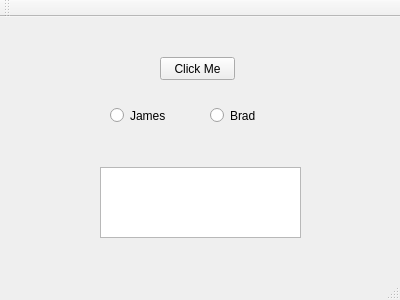
<?xml version="1.0" encoding="UTF-8"?>
<ui version="4.0">
 <class>MainWindow</class>
 <widget class="QMainWindow" name="MainWindow">
  <property name="geometry">
   <rect>
    <x>0</x>
    <y>0</y>
    <width>400</width>
    <height>300</height>
   </rect>
  </property>
  <property name="windowTitle">
   <string>MainWindow</string>
  </property>
  <widget class="QWidget" name="centralWidget">
   <widget class="QPushButton" name="click_me">
    <property name="geometry">
     <rect>
      <x>160</x>
      <y>40</y>
      <width>75</width>
      <height>23</height>
     </rect>
    </property>
    <property name="text">
     <string>Click Me</string>
    </property>
   </widget>
   <widget class="QRadioButton" name="radio_name">
    <property name="geometry">
     <rect>
      <x>110</x>
      <y>90</y>
      <width>82</width>
      <height>17</height>
     </rect>
    </property>
    <property name="text">
     <string>James</string>
    </property>
   </widget>
   <widget class="QTextEdit" name="txt_message">
    <property name="geometry">
     <rect>
      <x>100</x>
      <y>150</y>
      <width>201</width>
      <height>71</height>
     </rect>
    </property>
   </widget>
   <widget class="QRadioButton" name="radio_name2">
    <property name="geometry">
     <rect>
      <x>210</x>
      <y>90</y>
      <width>82</width>
      <height>17</height>
     </rect>
    </property>
    <property name="text">
     <string>Brad</string>
    </property>
   </widget>
  </widget>
  <widget class="QMenuBar" name="menuBar">
   <property name="geometry">
    <rect>
     <x>0</x>
     <y>0</y>
     <width>400</width>
     <height>21</height>
    </rect>
   </property>
  </widget>
  <widget class="QToolBar" name="mainToolBar">
   <attribute name="toolBarArea">
    <enum>TopToolBarArea</enum>
   </attribute>
   <attribute name="toolBarBreak">
    <bool>false</bool>
   </attribute>
  </widget>
  <widget class="QStatusBar" name="statusBar"/>
 </widget>
 <layoutdefault spacing="6" margin="11"/>
 <resources/>
 <connections/>
</ui>
